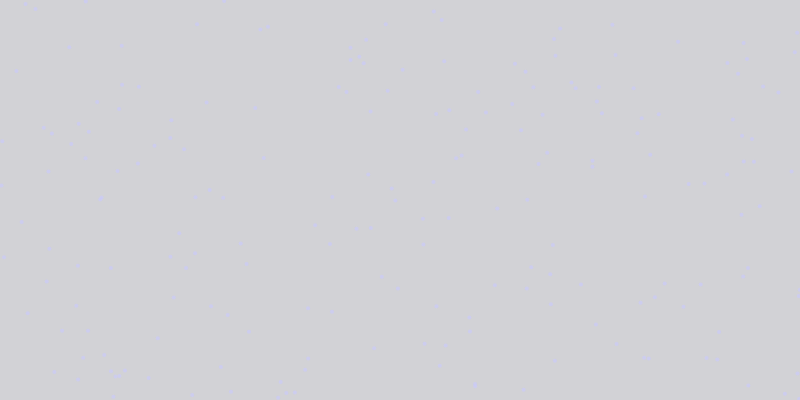
Frame 1 (no input)
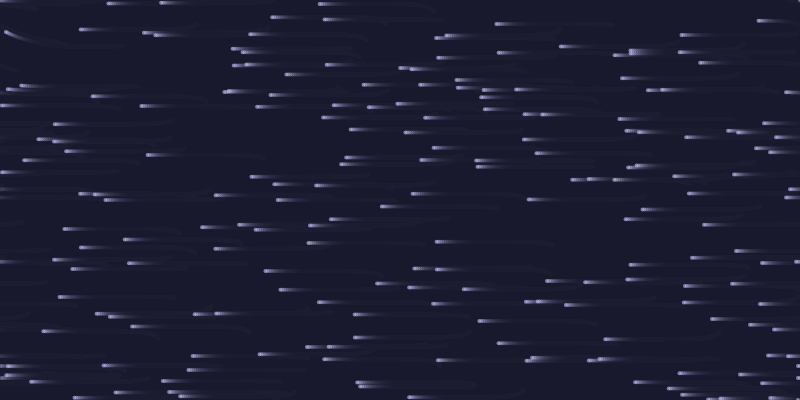
Frame 60 (no input)
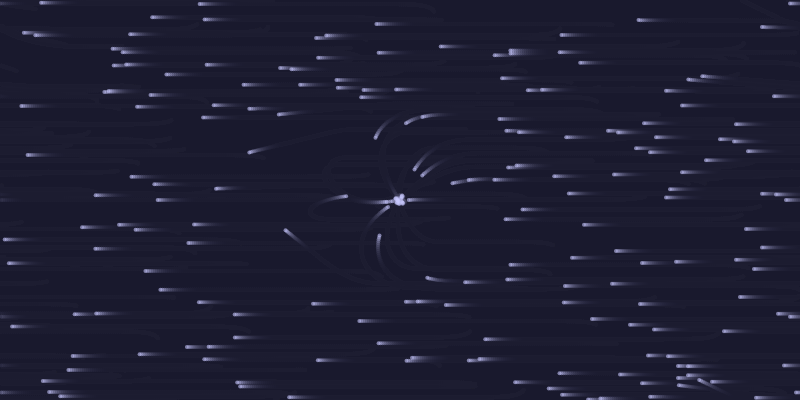
Frame 120 (the mouse pressed at the canvas centre since frame 60)

The p5.js sketch that drew these frames (run headless with seeded random() and noise() and a simulated clock; from frame 60 on, the mouse is pressed at the canvas centre):

// p5.js sketch
// ── sketch.js
let particleSystem;

function setup() {
  createCanvas(800, 400);
  particleSystem = new ParticleSystem();
}

function draw() {
  background(30, 30, 50, 50);
  particleSystem.applyMouseAttraction(createVector(mouseX, mouseY), 100);
  let windForce = createVector(map(mouseX, 0, width, -0.5, 0.5), 0);
  particleSystem.applyForce(windForce);
  particleSystem.update();
  particleSystem.show();
  
}
// ── Particle.js
class Particle {
    constructor(x, y) {
      this.pos = createVector(x, y);
      this.vel = createVector(random(-1, 1), random(-1, 1));
      this.acc = createVector(0, 0);
      this.maxSpeed = 2;
      this.followStrength = 0.1;
      this.isMouseReactive = false;
    }
  
    applyForce(force) {
      this.acc.add(force); 
    }
  
    update() {
      this.vel.add(this.acc);
      this.vel.limit(this.maxSpeed); 
      this.pos.add(this.vel);
      this.acc.mult(0);
      if (this.isMouseReactive) {
        this.isMouseReactive = false; // 마우스 반응 상태를 한 번 유지 후 해제
      }
    }
  
    edges() {
      if (this.pos.x > width) this.pos.x = 0;
      if (this.pos.x < 0) this.pos.x = width;
      if (this.pos.y > height) this.pos.y = 0;
      if (this.pos.y < 0) this.pos.y = height;
    }
  
    show() {
      noStroke();
      fill(200, 200, 255, 150);
      ellipse(this.pos.x, this.pos.y, 4);
    }
  }
  
// ── ParticleSystem.js
class ParticleSystem {
    constructor() {
      this.particles = [];
      for (let i = 0; i < 200; i++) {
        this.particles.push(new Particle(random(width), random(height)));
      }
    }
    applyMouseAttraction(center, radius) {
        for (let p of this.particles) {
          let direction = p.pos.copy().sub(center); // 파티클 -> 마우스 벡터
          let distance = direction.mag(); // 거리 계산
          if (distance < radius) {
            direction.normalize(); // 방향만 남기고 크기를 1로 설정
            let strength = map(distance, 0, radius, 1, 0); // 거리 비율에 따라 힘 약화
            let force = direction.mult(-strength * 0.5); // 힘의 크기와 방향 설정
            p.applyForce(force);
          }
        }
      }
    applyForce(force) {
      for (let p of this.particles) {
        p.applyForce(force);
      }
    }
    
  
    update() {
      for (let p of this.particles) {
        p.update();
        p.edges();
      }
    }
  
    show() {
      for (let p of this.particles) {
        p.show();
      }
    }
  }
  
  
// ── style.css
html, body {
    margin: 0;
    padding: 0;
    align-content: center;
    text-align: center;
    color: #eee;
    background-color: #000;
  }
  
  canvas {
    display: block;
    margin-top: 30px;
    margin-left: auto;
    margin-right: auto;
  }
  
